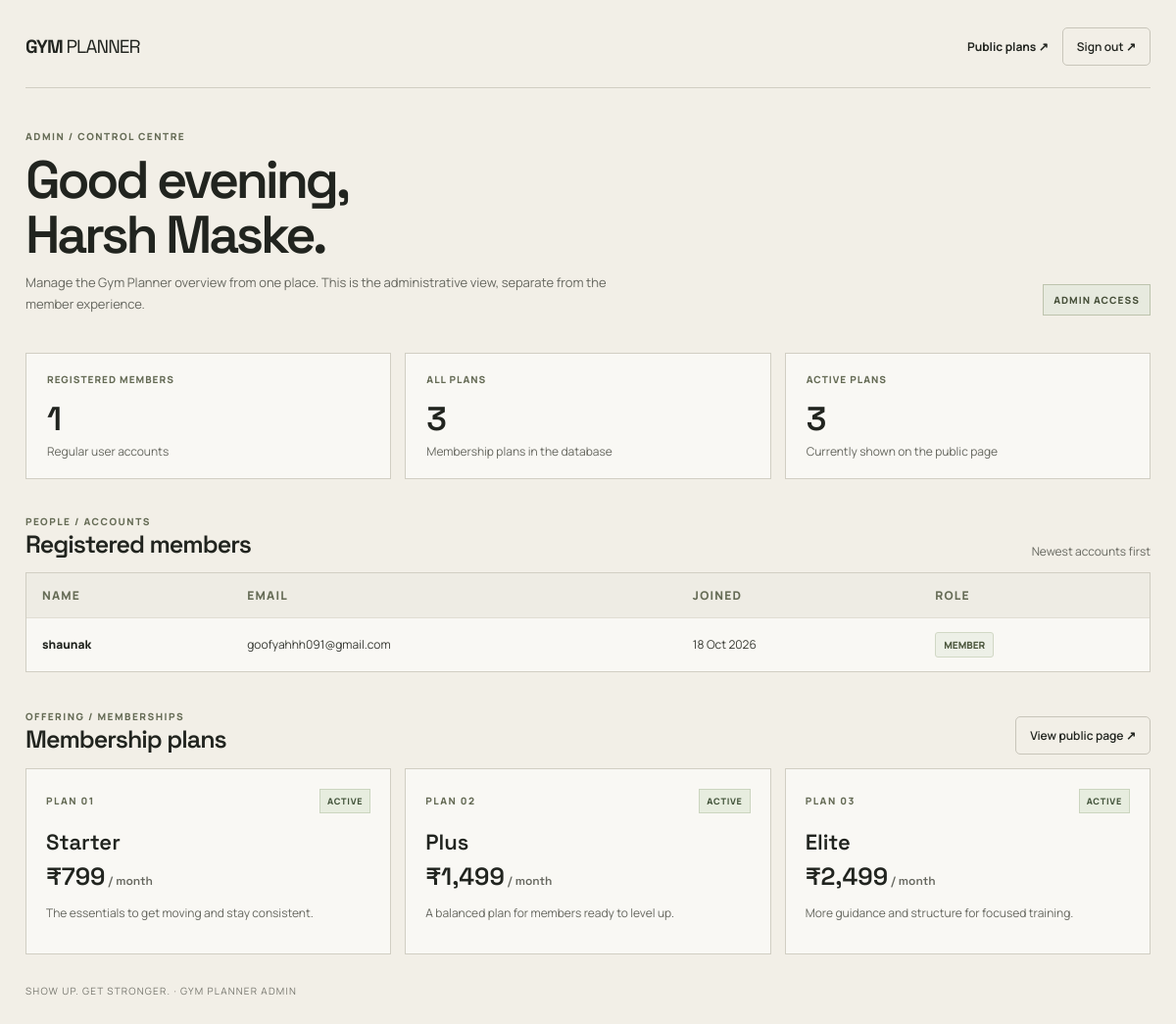
The app's page /admin/dashboard (signed in), older data.
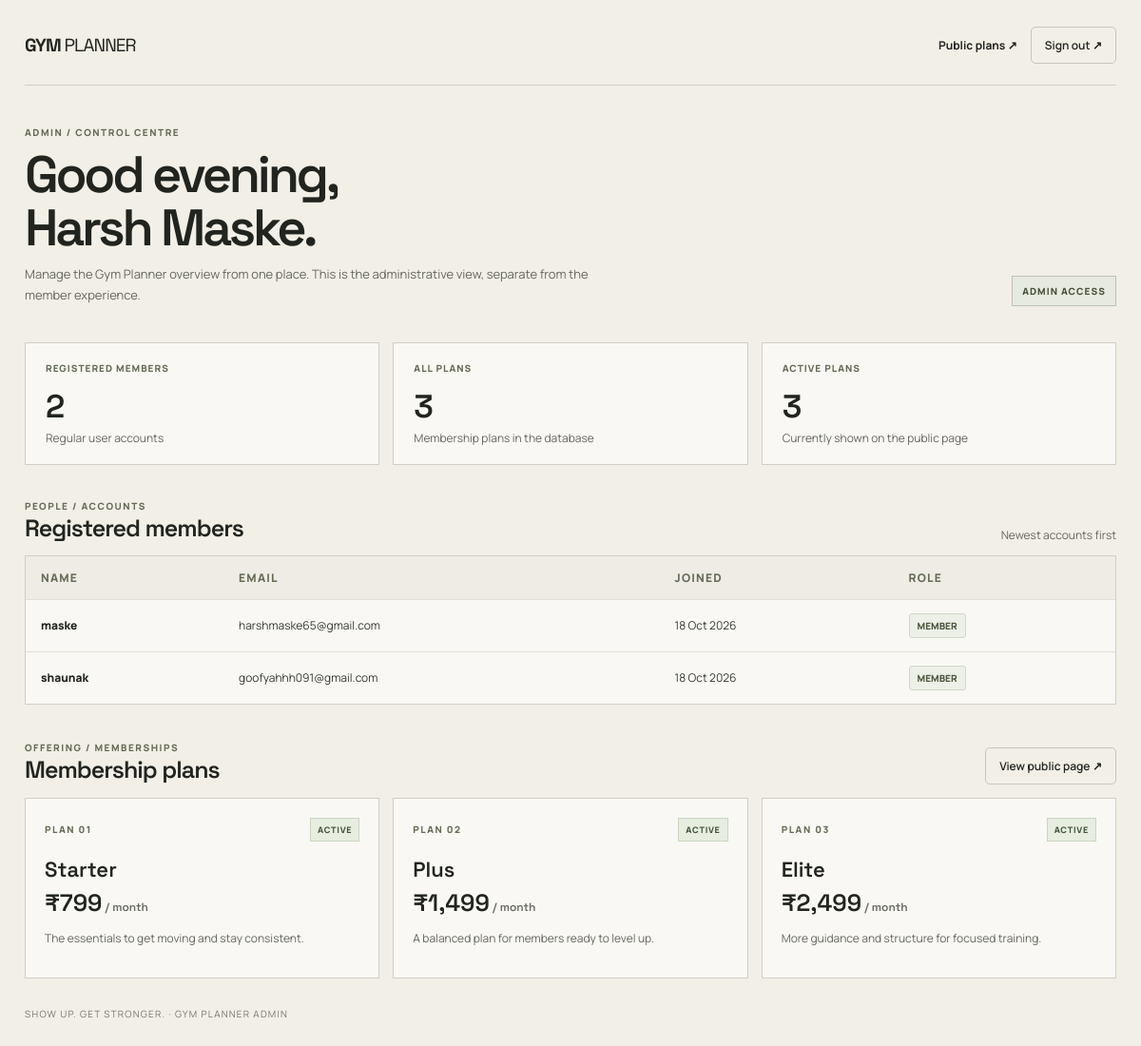
The same page, newer data.
### models.py (models this page shows)
class User(Base):
    __tablename__ = "users"
    id = Column(Integer, primary_key=True, index=True)
    full_name = Column(String(100), nullable=False)
    email = Column(String(255), unique=True, index=True, nullable=False)
    password_hash = Column(String(255), nullable=False)
    role = Column(String(20), nullable=False, default="user", server_default="user")
    created_at = Column(
        DateTime(timezone=True),
        server_default=func.now(),
        nullable=False,
    )

class MembershipPlan(Base):
    __tablename__ = "membership_plans"
    id = Column(Integer, primary_key=True, index=True)
    name = Column(String(80), nullable=False)
    slug = Column(String(80), unique=True, index=True, nullable=False)
    tagline = Column(String(160), nullable=False)
    description = Column(String(300), nullable=False)
    price_monthly = Column(Integer, nullable=False)
    features = Column(JSON, nullable=False)
    is_featured = Column(Boolean, default=False, nullable=False)
    is_active = Column(Boolean, default=True, nullable=False)
    sort_order = Column(Integer, default=0, nullable=False)

### main.py (the view)
@app.get("/admin/dashboard")
def admin_dashboard(request: Request, db: Session = Depends(get_db)):
    user_id = request.session.get("user_id")
    if user_id is None:
        return RedirectResponse(url="/login", status_code=303)
    user = db.get(User, user_id)
    if user is None:
        request.session.clear()
        return RedirectResponse(url="/login", status_code=303)
    if user.role != "admin":
        return RedirectResponse(url="/dashboard", status_code=303)
    members = (
        db.query(User)
        .filter(User.role == "user")
        .order_by(User.created_at.desc(), User.id.desc())
        .all()
    )
    plans = db.query(MembershipPlan).order_by(MembershipPlan.sort_order, MembershipPlan.id).all()
    active_plan_count = sum(1 for plan in plans if plan.is_active)
    return templates.TemplateResponse(
        request=request,
        name="admin_dashboard.html",
        context={
            "user": user,
            "members": members,
            "member_count": len(members),
            "plans": plans,
            "plan_count": len(plans),
            "active_plan_count": active_plan_count,
        },
    )

### templates/admin_dashboard.html (shortened to what this page needs)
<!DOCTYPE html>
<html lang="en">
<head>
</head>
<body>
<main class="shell">
    <nav class="nav" aria-label="Admin navigation">
        <a href="/admin/dashboard" class="brand">GYM <span>PLANNER</span></a>
        <div class="nav-right">
            <a class="nav-link" href="/membership-plans">Public plans ↗</a>
            <form method="post" action="/logout"><button class="button" type="submit">Sign out ↗</button></form>
        </div>
    </nav>
    <section class="hero">
        <div>
            <div class="eyebrow">ADMIN / CONTROL CENTRE</div>
            <h1>Good evening,<br>{{ user.full_name }}.</h1>
            <p>Manage the Gym Planner overview from one place. This is the administrative view, separate from the member experience.</p>
        </div>
        <span class="admin-tag">ADMIN ACCESS</span>
    </section>
    <section class="stats" aria-label="Platform summary">
        <article class="stat"><div class="stat-label">REGISTERED MEMBERS</div><div class="stat-number">{{ member_count }}</div><div class="stat-detail">Regular user accounts</div></article>
        <article class="stat"><div class="stat-label">ALL PLANS</div><div class="stat-number">{{ plan_count }}</div><div class="stat-detail">Membership plans in the database</div></article>
        <article class="stat"><div class="stat-label">ACTIVE PLANS</div><div class="stat-number">{{ active_plan_count }}</div><div class="stat-detail">Currently shown on the public page</div></article>
    </section>
    <section aria-labelledby="members-title">
        <div class="section-head"><div><div class="eyebrow">PEOPLE / ACCOUNTS</div><h2 id="members-title">Registered members</h2></div><div class="section-note">Newest accounts first</div></div>
        <div class="table-wrap">
            <table>
                <thead><tr><th>Name</th><th>Email</th><th>Joined</th><th>Role</th></tr></thead>
                <tbody>
                {% for member in members %}
                    <tr><td class="member-name">{{ member.full_name }}</td><td>{{ member.email }}</td><td>{{ member.created_at.strftime('%d %b %Y') if member.created_at else '—' }}</td><td><span class="role-pill">MEMBER</span></td></tr>
                {% else %}
                    <tr><td colspan="4">No regular members have registered yet.</td></tr>
                {% endfor %}
                </tbody>
            </table>
        </div>
    </section>
    <section class="plans-section" aria-labelledby="plans-title">
        <div class="section-head"><div><div class="eyebrow">OFFERING / MEMBERSHIPS</div><h2 id="plans-title">Membership plans</h2></div><a class="button" href="/membership-plans">View public page ↗</a></div>
        <div class="plan-list">
        {% for plan in plans %}
            <article class="plan">
                <div class="plan-top"><span class="eyebrow">PLAN 0{{ loop.index }}</span><span class="status {{ 'status--active' if plan.is_active else 'status--inactive' }}">{{ 'ACTIVE' if plan.is_active else 'INACTIVE' }}</span></div>
                <h3>{{ plan.name }}</h3>
                <div class="price">₹{{ '{:,.0f}'.format(plan.price_monthly) }}<span class="muted"> / month</span></div>
                <p class="muted">{{ plan.description }}</p>
            </article>
        {% else %}
            <p class="muted">No plans have been created yet.</p>
        {% endfor %}
        </div>
    </section>
    <footer class="footer">SHOW UP. GET STRONGER. · GYM PLANNER ADMIN</footer>
</main>
</body>
</html>

### templates/admin_dashboard.html (style rules this page uses)
:root { --cream:#f2efe7; --ink:#21241f; --olive:#656b55; --line:#d1cec3; --panel:#f9f8f4; --muted:#66675f; }
* { box-sizing:border-box; }
body { margin:0; min-height:100vh; background:var(--cream); color:var(--ink); font-family:Manrope,sans-serif; }
a { color:inherit; }
.shell { max-width:1220px; margin:0 auto; padding:28px 26px 58px; }
.nav { display:flex; align-items:center; justify-content:space-between; gap:18px; padding-bottom:22px; border-bottom:1px solid var(--line); }
.brand { text-decoration:none; font:700 19px 'Space Grotesk',sans-serif; letter-spacing:-.05em; }
.brand span { font-weight:400; }
.nav-right { display:flex; align-items:center; flex-wrap:wrap; gap:14px; }
.nav-link { font-size:12px; font-weight:700; text-decoration:none; }
.button { border:1px solid #c8c5ba; background:transparent; color:var(--ink); padding:10px 14px; border-radius:5px; cursor:pointer; text-decoration:none; font:600 12px Manrope,sans-serif; }
.eyebrow { color:var(--olive); font-size:10px; letter-spacing:.15em; font-weight:800; }
.hero { padding:42px 0 28px; display:flex; align-items:flex-end; justify-content:space-between; gap:24px; }
h1 { margin:10px 0 9px; font:600 clamp(34px,5vw,54px)/1.04 'Space Grotesk',sans-serif; letter-spacing:-.06em; }
.hero p { margin:0; max-width:600px; color:var(--muted); font-size:13px; line-height:1.7; }
.admin-tag { white-space:nowrap; border:1px solid #bdc3ad; background:#e7eadf; color:#47503a; padding:8px 10px; font-size:10px; letter-spacing:.1em; font-weight:800; }
.stats { display:grid; grid-template-columns:repeat(3,minmax(0,1fr)); gap:14px; margin:10px 0 36px; }
.stat { background:var(--panel); border:1px solid var(--line); padding:19px 21px; }
.stat-label { color:var(--olive); font-size:10px; letter-spacing:.1em; font-weight:800; }
.stat-number { margin-top:12px; font:600 34px 'Space Grotesk',sans-serif; letter-spacing:-.04em; }
.stat-detail { margin-top:3px; color:var(--muted); font-size:12px; }
.section-head { display:flex; align-items:flex-end; justify-content:space-between; gap:16px; margin-bottom:13px; }
h2 { margin:0; font:600 25px 'Space Grotesk',sans-serif; letter-spacing:-.04em; }
.section-note { color:var(--muted); font-size:12px; }
.table-wrap { overflow-x:auto; border:1px solid var(--line); background:var(--panel); }
table { width:100%; border-collapse:collapse; text-align:left; min-width:620px; }
th { color:var(--olive); font-size:10px; letter-spacing:.1em; font-weight:800; text-transform:uppercase; background:#eeece4; }
th,td { border-bottom:1px solid #e1ded4; padding:14px 16px; font-size:12px; }
tbody tr:last-child td { border-bottom:0; }
td { color:#383a34; }
.member-name { color:var(--ink); font-weight:800; }
.role-pill { display:inline-block; padding:5px 8px; border:1px solid #d1d8c5; background:#edf0e7; color:#4c573d; border-radius:3px; font-size:10px; font-weight:800; }
.plans-section { margin-top:38px; }
.plan-list { display:grid; grid-template-columns:repeat(3,minmax(0,1fr)); gap:14px; margin-top:14px; }
.plan { padding:20px; background:var(--panel); border:1px solid var(--line); }
.plan-top { display:flex; justify-content:space-between; gap:10px; align-items:center; }
.plan h3 { margin:15px 0 5px; font:600 22px 'Space Grotesk',sans-serif; }
.price { font:600 25px 'Space Grotesk',sans-serif; }
.muted { color:var(--muted); font-size:12px; line-height:1.6; }
.status { font-size:9px; letter-spacing:.08em; font-weight:800; padding:5px 7px; border:1px solid var(--line); }
.status--active { color:#43543b; background:#e7eddf; border-color:#cbd5bf; }
.footer { padding-top:30px; color:#77776f; font-size:10px; letter-spacing:.12em; }

Row changes from the older to the newer data that the page shows:
added User: full_name "maske", email "harshmaske65@gmail.com", created_at "18 Oct 2026"
Text that changed along with them:
{{ member_count }}: "1" → "2"
